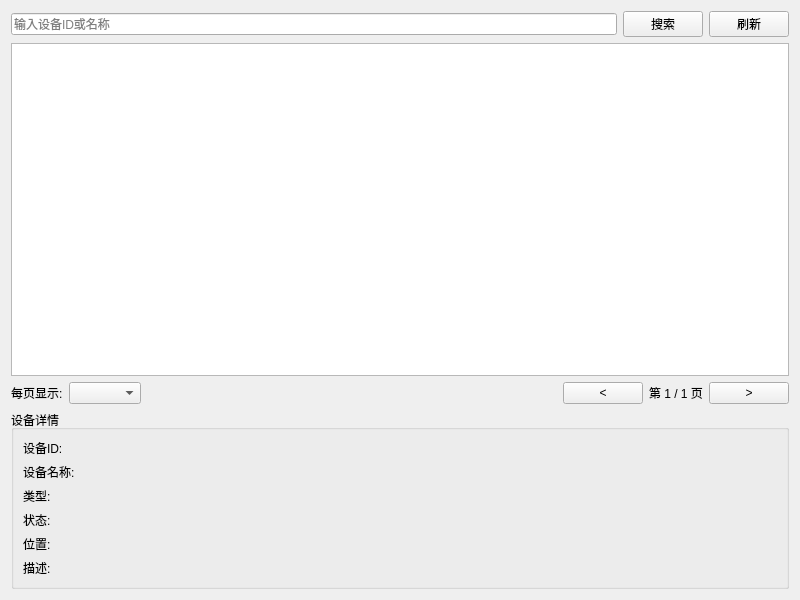
<?xml version="1.0" encoding="UTF-8"?>
<ui version="4.0">
 <class>EquipmentWidget</class>
 <widget class="QWidget" name="EquipmentWidget">
  <property name="geometry">
   <rect>
    <x>0</x>
    <y>0</y>
    <width>800</width>
    <height>600</height>
   </rect>
  </property>
  <property name="windowTitle">
   <string>设备管理</string>
  </property>
  <layout class="QVBoxLayout" name="verticalLayout">
   <item>
    <layout class="QHBoxLayout" name="topLayout">
     <item>
      <widget class="QLineEdit" name="searchEdit">
       <property name="placeholderText">
        <string>输入设备ID或名称</string>
       </property>
      </widget>
     </item>
     <item>
      <widget class="QPushButton" name="searchButton">
       <property name="text">
        <string>搜索</string>
       </property>
      </widget>
     </item>
     <item>
      <widget class="QPushButton" name="refreshButton">
       <property name="text">
        <string>刷新</string>
       </property>
      </widget>
     </item>
    </layout>
   </item>
   <item>
    <widget class="QTableView" name="tableView"/>
   </item>
   <item>
    <layout class="QHBoxLayout" name="paginationLayout">
     <item>
      <widget class="QLabel" name="pageSizeLabel">
       <property name="text">
        <string>每页显示:</string>
       </property>
      </widget>
     </item>
     <item>
      <widget class="QComboBox" name="pageSizeCombo"/>
     </item>
     <item>
      <spacer name="horizontalSpacer">
       <property name="orientation">
        <enum>Qt::Horizontal</enum>
       </property>
       <property name="sizeHint" stdset="0">
        <size>
         <width>40</width>
         <height>20</height>
        </size>
       </property>
      </spacer>
     </item>
     <item>
      <widget class="QPushButton" name="prevButton">
       <property name="text">
        <string>&lt;</string>
       </property>
      </widget>
     </item>
     <item>
      <widget class="QLabel" name="pageInfoLabel">
       <property name="text">
        <string>第 1 / 1 页</string>
       </property>
       <property name="alignment">
        <set>Qt::AlignCenter</set>
       </property>
      </widget>
     </item>
     <item>
      <widget class="QPushButton" name="nextButton">
       <property name="text">
        <string>&gt;</string>
       </property>
      </widget>
     </item>
    </layout>
   </item>
   <item>
    <widget class="QGroupBox" name="detailsGroup">
     <property name="title">
      <string>设备详情</string>
     </property>
     <layout class="QFormLayout" name="formLayout">
      <item row="0" column="0">
       <widget class="QLabel" name="idLabel">
        <property name="text">
         <string>设备ID:</string>
        </property>
       </widget>
      </item>
      <item row="0" column="1">
       <widget class="QLabel" name="idValueLabel">
        <property name="text">
         <string/>
        </property>
       </widget>
      </item>
      <item row="1" column="0">
       <widget class="QLabel" name="nameLabel">
        <property name="text">
         <string>设备名称:</string>
        </property>
       </widget>
      </item>
      <item row="1" column="1">
       <widget class="QLabel" name="nameValueLabel">
        <property name="text">
         <string/>
        </property>
       </widget>
      </item>
      <item row="2" column="0">
       <widget class="QLabel" name="typeLabel">
        <property name="text">
         <string>类型:</string>
        </property>
       </widget>
      </item>
      <item row="2" column="1">
       <widget class="QLabel" name="typeValueLabel">
        <property name="text">
         <string/>
        </property>
       </widget>
      </item>
      <item row="3" column="0">
       <widget class="QLabel" name="statusLabel">
        <property name="text">
         <string>状态:</string>
        </property>
       </widget>
      </item>
      <item row="3" column="1">
       <widget class="QLabel" name="statusValueLabel">
        <property name="text">
         <string/>
        </property>
       </widget>
      </item>
      <item row="4" column="0">
       <widget class="QLabel" name="locationLabel">
        <property name="text">
         <string>位置:</string>
        </property>
       </widget>
      </item>
      <item row="4" column="1">
       <widget class="QLabel" name="locationValueLabel">
        <property name="text">
         <string/>
        </property>
       </widget>
      </item>
      <item row="5" column="0">
       <widget class="QLabel" name="descriptionLabel">
        <property name="text">
         <string>描述:</string>
        </property>
       </widget>
      </item>
      <item row="5" column="1">
       <widget class="QLabel" name="descriptionValueLabel">
        <property name="text">
         <string/>
        </property>
       </widget>
      </item>
     </layout>
    </widget>
   </item>
  </layout>
 </widget>
 <resources/>
 <connections/>
</ui>
